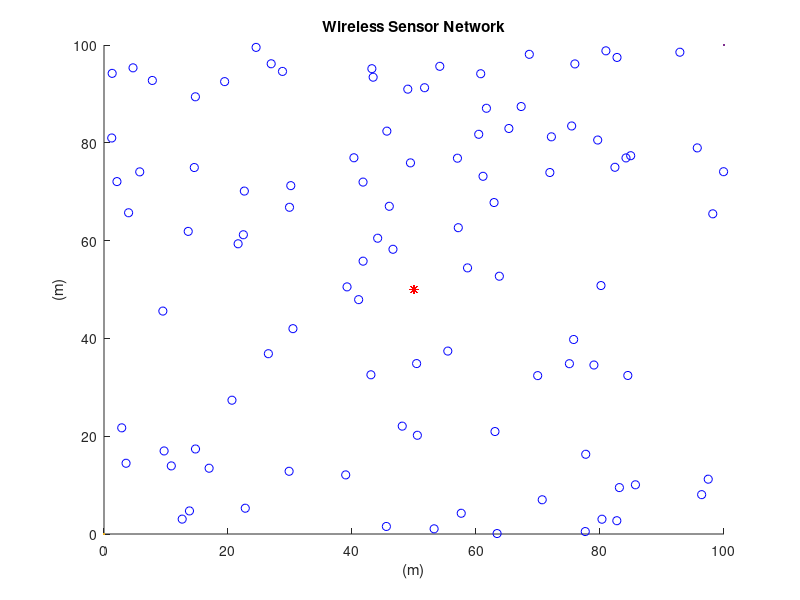

MATLAB code for this plot: (Note: this script raises an error after producing the figure.)
%%%%%%%%%%%%%%%%%%%%%%%%%%%%%%%%%%%%%%%%%%%%%%%%%%%%%%%%%%%%%%%%%%%%%%%%
%                          LEACH Protocol                              %
%                          Part of Thesis:                             %
%       Energy-Efficient Protocols In Wireless Sensor Networks         %
%                                                                      %
% (c) Alexandros Nikolaos Zattas                                       %
% University of Peloponnese                                            %
% Department of Informatics and Telecommunications                     %
% For any related questions or additional information                  %
% send an e-mail to:                                                   %
% alexzattas@gmail.com                                                 %
%%%%%%%%%%%%%%%%%%%%%%%%%%%%%%%%%%%%%%%%%%%%%%%%%%%%%%%%%%%%%%%%%%%%%%%%


close all;
clear all; 
clc;

%%%%%%%%%%%%%%%%%%%% Network Establishment Parameters %%%%%%%%%%%%%%%%%%%%

%%% Area of Operation %%%

% Field Dimensions in meters %
xm=100;
ym=100;
x=0; % added for better display results of the plot
y=0; % added for better display results of the plot
% Number of Nodes in the field %
n=100;
% Number of Dead Nodes in the beggining %
dead_nodes=0;
% Coordinates of the Sink (location is predetermined in this simulation) %
sinkx=50;
sinky=50;

%%% Energy Values %%%
% Initial Energy of a Node (in Joules) % 
Eo=3; % units in Joules
% Energy required to run circuity (both for transmitter and receiver) %
Eelec=50*10^(-9); % units in Joules/bit
ETx=50*10^(-9); % units in Joules/bit
ERx=50*10^(-9); % units in Joules/bit
% Transmit Amplifier Types %
Eamp=100*10^(-12); % units in Joules/bit/m^2 (amount of energy spent by the amplifier to transmit the bits)
% Data Aggregation Energy %
EDA=5*10^(-9); % units in Joules/bit
% Size of data package %
k=4000; % units in bits
% Suggested percentage of cluster head %
p=0.05; % a 5 percent of the total amount of nodes used in the network is proposed to give good results
% Number of Clusters %
No=p*n; 
% Round of Operation %
rnd=0;
% Current Number of operating Nodes %
operating_nodes=n-dead_nodes;
transmissions=0; %Amount of transmissions that have been sent/recieved%
temp_val=0;
flag1stdead=0;
%%%%%%%%%%%%%%%%%%%%%%%%%%% End of Parameters %%%%%%%%%%%%%%%%%%%%%%%%%%%%
f = 0.50;





            %%% Creation of the Wireless Sensor Network %%%

% Plotting the WSN %
for i=1:n
    
    SN(i).id=i;	% sensor's ID number
    SN(i).x=rand(1,1)*xm;	% X-axis coordinates of sensor node
    SN(i).y=rand(1,1)*ym;	% Y-axis coordinates of sensor node
    SN(i).E=Eo;     % nodes energy levels (initially set to be equal to "Eo"
    SN(i).role=0;   % node acts as normal if the value is '0', if elected as a cluster head it  gets the value '1' (initially all nodes are normal)
    SN(i).cluster=0;	% the cluster which a node belongs to
    SN(i).cond=1;	% States the current condition of the node. when the node is operational its value is =1 and when dead =0
    SN(i).rop=0;	% number of rounds node was operational
    SN(i).rleft=0;  % rounds left for node to become available for Cluster Head election
    SN(i).dtch=0;	% nodes distance from the cluster head of the cluster in which he belongs
    % THIS WILL BE UPDATED IN OUR CASE
    SN(i).dts=0;    % nodes distance from the sink 
    SN(i).tel=0;	% states how many times the node was elected as a Cluster Head
    SN(i).rn=0;     % round node got elected as cluster head
    SN(i).chid=0;   % node ID of the cluster head which the "i" normal node belongs to

    
    hold on;
    figure(1)
    plot(x,y,xm,ym,SN(i).x,SN(i).y,'ob',sinkx,sinky,'*r');
    title 'Wireless Sensor Network';
    xlabel '(m)';
    ylabel '(m)';
    
end
 


                      %%%%%% Set-Up Phase %%%%%% 
                      
             

while operating_nodes>0
        
    % Displays Current Round in command window %     
    rnd     

	% Threshold Value %
	t=(p/(1-p*(mod(rnd,1/p))));
    
    % Re-election Value %
    tleft=mod(rnd,1/p);
 
	% Reseting Previous Amount Of Cluster Heads In the Network %
	CLheads=0;
    
    % Reseting Previous Amount Of Energy Consumed In the Network on the Previous Round %
    energy=0;
 
        
        
% Cluster Heads Election %
    
        for i=1:n
            SN(i).cluster=0;    % reseting cluster in which the node belongs to
            SN(i).role=0;       % reseting node role
            SN(i).chid=0;       % reseting cluster head id
            if SN(i).rleft>0
               SN(i).rleft=SN(i).rleft-1;
            end
            
            t=(1-f)*(p/(1-p*(mod(rnd,1/p))))*SN(i).SoC + ...
                (1/(1-(1-f)*(p/(1-p*(mod(rnd,1/p))))))*f*(p/(1-p*(mod(rnd,1/p))));
            
            if (SN(i).E>0) && (SN(i).rleft==0)
                generate=rand;	
                    if generate< t 
                    SN(i).role=1;	% assigns the node role of acluster head
                    SN(i).rn=rnd;	% assigns the round that the cluster head was elected to the data table
                    SN(i).tel=SN(i).tel + 1;   % amount ofd times the node has become a cluster head
                    SN(i).rleft=1/p-tleft;    % rounds for which the node will be unable to become a CH
                    SN(i).dts=sqrt((sinkx-SN(i).x)^2 + (sinky-SN(i).y)^2); % calculates the distance between the sink and the cluster head
                    CLheads=CLheads+1;	% sum of cluster heads that have been elected this round 
                    SN(i).cluster=CLheads; % cluster of which the node got elected to be cluster head
                    CL(CLheads).x=SN(i).x; % X-axis coordinates of elected cluster head
                    CL(CLheads).y=SN(i).y; % Y-axis coordinates of elected cluster head
                    CL(CLheads).id=i; % Assigns the node ID of the newly elected cluster head to an array
                    end
        
            end
        end
        
	% Fixing the size of "CL" array %
	CL=CL(1:CLheads);
  
    
    
    
% Grouping the Nodes into Clusters & caclulating the distance between node and cluster head %
     
       for i=1:n
        if  (SN(i).role==0) && (SN(i).E>0) && (CLheads>0) % if node is normal
            for m=1:CLheads
            d(m)=sqrt((CL(m).x-SN(i).x)^2 + (CL(m).y-SN(i).y)^2);
            % we calculate the distance 'd' between the sensor node that is
            % transmitting and the cluster head that is receiving with the following equation+ 
            % d=sqrt((x2-x1)^2 + (y2-y1)^2) where x2 and y2 the coordinates of
            % the cluster head and x1 and y1 the coordinates of the transmitting node
            end
        d=d(1:CLheads); % fixing the size of "d" array
        [M,I]=min(d(:)); % finds the minimum distance of node to CH (M=min. value I=index)
        [Row, Col] = ind2sub(size(d),I); % displays the Cluster Number in which this node belongs too
        SN(i).cluster=Col; % assigns node to the cluster
        SN(i).dtch= d(Col); % assigns the distance of node to CH
        SN(i).chid=CL(Col).id; % assigns id to the CH
        end
       end
       
        
       
                           %%%%%% Steady-State Phase %%%%%%
                      
  
% Energy Dissipation for normal nodes %
    
    for i=1:n
       if (SN(i).cond==1) && (SN(i).role==0) && (CLheads>0)
       	if SN(i).E>0
            ETx= Eelec*k + Eamp * k * SN(i).dtch^2;
            SN(i).E=SN(i).E - ETx;
            energy=energy+ETx;
            
        % Dissipation for cluster head during reception
        if SN(SN(i).chid).E>0 && SN(SN(i).chid).cond==1 && SN(SN(i).chid).role==1
            ERx=(Eelec+EDA)*k;
            energy=energy+ERx;
            SN(SN(i).chid).E=SN(SN(i).chid).E - ERx;
             if SN(SN(i).chid).E<=0  % if cluster heads energy depletes with reception
                SN(SN(i).chid).cond=0;
                SN(SN(i).chid).rop=rnd;
                dead_nodes=dead_nodes +1;
                operating_nodes= operating_nodes - 1
             end
        end
        end
        
        
        if SN(i).E<=0       % if nodes energy depletes with transmission
        dead_nodes=dead_nodes +1;
        operating_nodes= operating_nodes - 1
        SN(i).cond=0;
        SN(i).chid=0;
        SN(i).rop=rnd;
        end
        
      end
    end            
    
    
    
% Energy Dissipation for cluster head nodes %
   
   for i=1:n
     if (SN(i).cond==1)  && (SN(i).role==1)
         if SN(i).E>0
            ETx= (Eelec+EDA)*k + Eamp * k * SN(i).dts^2;
            SN(i).E=SN(i).E - ETx;
            energy=energy+ETx;
         end
         if  SN(i).E<=0     % if cluster heads energy depletes with transmission
         dead_nodes=dead_nodes +1;
         operating_nodes= operating_nodes - 1
         SN(i).cond=0;
         SN(i).rop=rnd;
         end
     end
   end

   

  
    if operating_nodes<n && temp_val==0
        temp_val=1;
        flag1stdead=rnd
    end
    % Display Number of Cluster Heads of this round %
    %CLheads;
   
    
    if CLheads~=0
    transmissions=transmissions+1;
    end
    
 
    % Next Round %
    rnd= rnd +1;
    
    tr(transmissions)=operating_nodes;
    op(rnd)=operating_nodes;
    

    if energy>0
    nrg(transmissions)=energy;
    end
    

end


sum=0;
for i=1:flag1stdead
    sum=nrg(i) + sum;
end

temp1=sum/flag1stdead;
temp2=temp1/n;

for i=1:flag1stdead
avg_node(i)=temp2;
end
    
    % Plotting Simulation Results "Operating Nodes per Round" %
    figure(2)
    plot(1:rnd,op(1:rnd),'-r','Linewidth',2);
    title ({'LEACH'; 'Operating Nodes per Round';})
    xlabel 'Rounds';
    ylabel 'Operational Nodes';
    hold on;
    
    % Plotting Simulation Results  %
    figure(3)
    plot(1:transmissions,tr(1:transmissions),'-r','Linewidth',2);
    title ({'LEACH'; 'Operational Nodes per Transmission';})
    xlabel 'Transmissions';
    ylabel 'Operational Nodes';
    hold on;
    
    % Plotting Simulation Results  %
    figure(4)
    plot(1:flag1stdead,nrg(1:flag1stdead),'-r','Linewidth',2);
    title ({'LEACH'; 'Energy consumed per Transmission';})
    xlabel 'Transmission';
    ylabel 'Energy ( J )';
    hold on;
    

    % Plotting Simulation Results  %
    figure(5)
    plot(1:flag1stdead,avg_node(1:flag1stdead),'-r','Linewidth',2);
    title ({'LEACH'; 'Average Energy consumed by a Node per Transmission';})
    xlabel 'Transmissions';
    ylabel 'Energy ( J )';
    hold on;
  
  